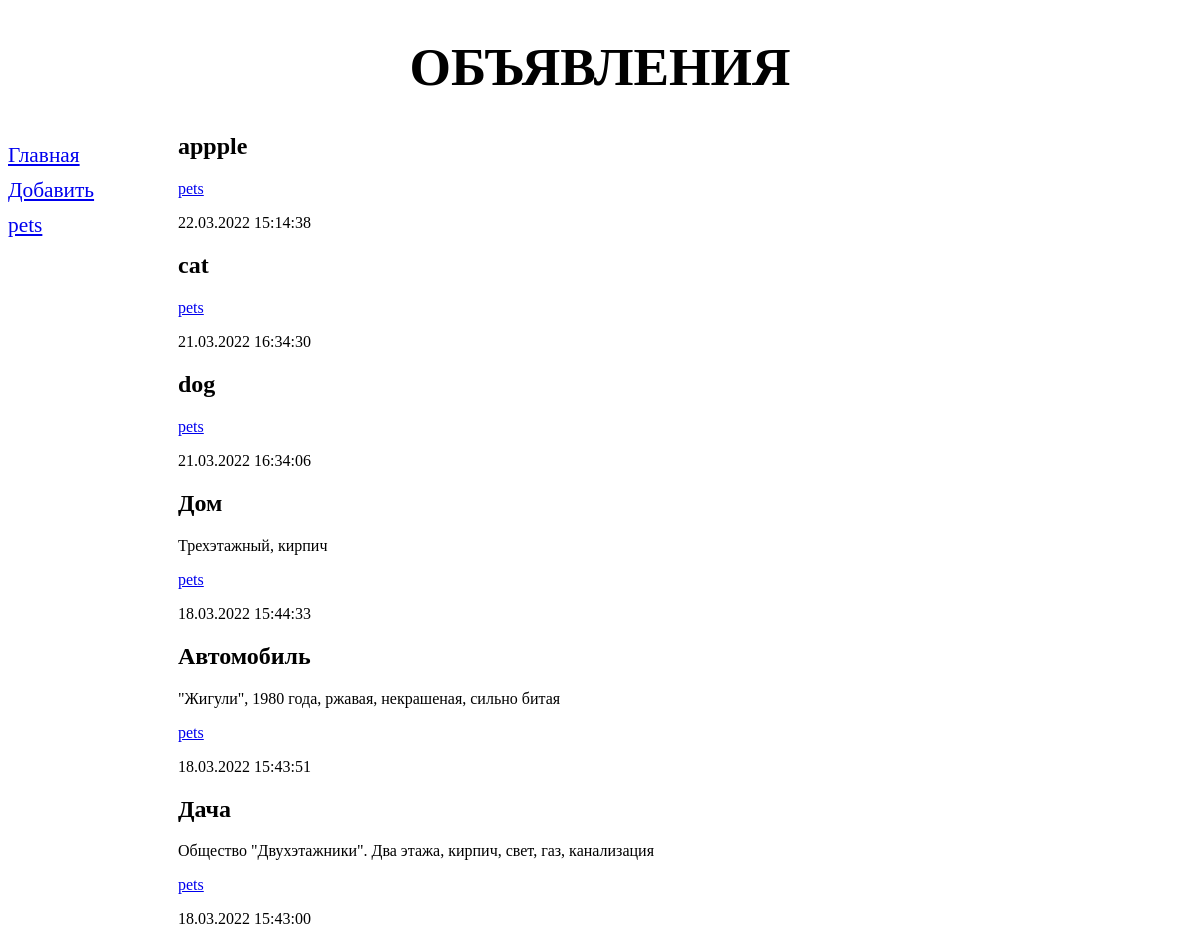
The page /bboard/bboard/ on the database its author committed.
### bboard/models.py (models this page shows, shortened)
class Rubric(models.Model):
    name = models.CharField(max_length=20, db_index=True, verbose_name='Haзвaниe')
    class Meta:
        verbose_name_plural = 'Рубрики'
        verbose_name = 'Рубрика'
        ordering = ['name']

class Bb(models.Model):
    title = models.CharField(max_length=50, verbose_name='Товар')
    content = models.TextField(null=True, blank=True, verbose_name='Описание')
    price = models.FloatField(null=True, blank=True, verbose_name='Цена')
    published = models.DateTimeField(auto_now_add=True, db_index=True, verbose_name='Опубликовано')
    rubric = models.ForeignKey('Rubric', null=True, on_delete=models.PROTECT, verbose_name='Рубрика')
    class Meta:
        verbose_name_plural = 'Объявления'
        verbose_name = 'Объявление'
        ordering = ['-published']

### bboard/views.py (the view)
# urls.py: path('bboard/', index, name='index')
def index(request):
    bbs = Bb.objects.all()
    rubrics = Rubric.objects.all()
    context = {'bbs': bbs, 'rubrics': rubrics}
    return render(request, 'bboard/index.html', context)

### bboard/templates/bboard/index.html
{% extends "layout/basic.html" %}
{% block content %}{% for bb in bbs %}
<div>
    <h2>{{ bb.title }}</h2>
    <p>{{ bb.content }}</p>
    {% for rubric in rubrics %}
    <p><a href="{% url 'by_rubric' rubric.pk %}">{{ rubric.name }}</a></p>
    {% endfor %}
    <p>{{ bb.published|date:"d.m.Y H:i:s" }}</p>
</div>
{% endfor %}
{% endblock %}

### bboard/templates/layout/basic.html (shortened to what this page needs)
{% load static %}
<!DOCTYPE html>
<html>
    <head>
       <link rel="stylesheet" type="text/css"
        href="{% static 'bboard/style.css' %}">
</head>
<body>
<header>
    <h1>Объявления</h1>
</header>
<nav>
    <a href="{% url 'index' %}">Главная</a>
    <a href="{% url 'add' %}">Добавить</a>
    {% for rubric in rubrics %}
    <a href="{% url 'by_rubric' rubric.pk %}">
        {{ rubric.name }}</a>
    {% endfor %}
</nav>
<section>
    {% block content %} {% endblock %}
</section>
</body>
</html>

### bboard/static/bboard/style.css (style rules this page uses)
header h1 { font-size: 40pt; text-transform: uppercase; text-align: center; background: url("bg.jpg") left / auto 100% no-repeat; }
nav { font-size: 16pt; width: 150px; float: left; }
nav a { display: block; margin: 10px 0px; }
section { margin-left: 170px; }

### rows shown on the page
Rubric: name "pets"
Bb: title "appple", published "22.03.2022 15:14:38"
Bb: title "cat", published "21.03.2022 16:34:30"
Bb: title "dog", published "21.03.2022 16:34:06"
Bb: title "Дом", content "Трехэтажный, кирпич", published "18.03.2022 15:44:33"
Bb: title "Автомобиль", content "\"Жигули\", 1980 года, ржавая, некрашеная, сильно битая", published "18.03.2022 15:43:51"
Bb: title "Дача", content "Общество \"Двухэтажники\". Два этажа, кирпич, свет, газ, канализация", published "18.03.2022 15:43:00"
